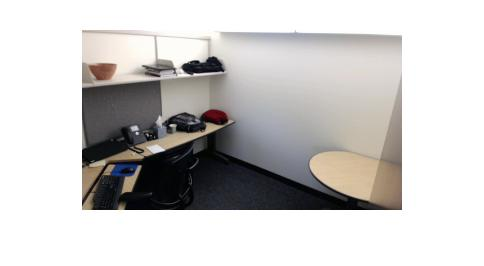
%> input picture Codes/Image Processing Tests/image detection/TestImage1.jpg, 484 x 266 px
$ octave --eval "result = img_process(imread('../../Image Processing Tests/image detection/TestImage1.jpg'));"   (GNU Octave 9; MATLAB toolbox functions it lacks are replaced by stand-ins)
%> lines starting %> are read from the running program, lines starting %| are printed output that depends on the picture; in (x1, y1, x2, y2) boxes, pixels count from 0 and x2, y2 are one past the last pixel; in counts of white or black regions, pixels touching at a corner belong together; the program's own positions count from 1
function coOrdPixel=img_process(I)

%fraction of 255 detemined as for each color
rStandard = 0.6 ;
gStandard = 0.55 ;
bStandard = 0.55 ;
dustRemoveRGB = 3;
dustRemoveA = 10;
HOrientation= 38;
LOrientation= 0;
diff= HOrientation- LOrientation;


%seperates the 3D matrix into 3 2D matrix containing value of RGB
R = I(:,:,1);
G = I(:,:,2);
B = I(:,:,3);


%convert the 3 2d matrices into three binary images using reference value
R = im2bw(R,rStandard);
G = im2bw(G,gStandard);
B = im2bw(B,bStandard);

%merge the 3 2D binary images using 'and' operator into a 2D binary image
RGB = (R & G & B);


%IMComplement is a function to convert the image using 'not' operator
%IMFill is a function to
A = imfill(RGB,'holes');
RGB = imcomplement(RGB);
RGB = RGB & A;
RGB = imopen(RGB,strel('disk',dustRemoveRGB));
A = imopen(A,strel('disk',dustRemoveA));


stats = regionprops(RGB,'BoundingBox','Perimeter','Area','Orientation');

statbox = regionprops(A,'BoundingBox','Extent','Centroid');
temp=statbox.Centroid;
%statbox.BoundingBox(3)
if ~isempty(statbox)
    sim = statbox.Extent;
    sim = 1/sim;
    sim = sim - 1 ;
    sim=asin(sim);
    sim=0.5*(180/3.1416)*sim;
    sim=((sim-LOrientation)/diff)*45;
end

% degree=sim;
imshow(RGB)


for i =1:length(stats)
    hold on;
    h = rectangle('Position',stats(i).BoundingBox);
    mask = stats(i).Perimeter^2 / stats(i).Area ;
    if (mask <14)
        set(h,'EdgeColor',[0.7,0,0]);
    else if (mask < 18)
            set(h,'EdgeColor',[0,0.7,0]);
        else
            set(h,'EdgeColor',[0,0,0.7]);
        end;
    end;
end;

hold on;
h = rectangle('Position',statbox(1).BoundingBox);
set(h,'EdgeColor',[0.9,0.9,0.9]);

hold off;
coOrdPixel=temp;
%> in img_process, `G = I(:,:,2);`:
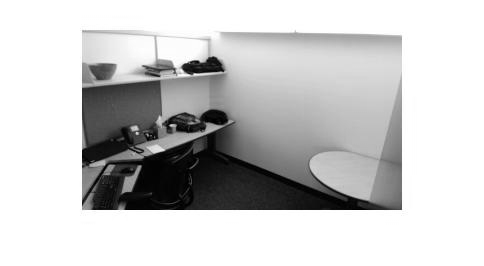
%> G: size 266x484 uint8; min 0, max 255, mean 201.1
%> in img_process, `B = I(:,:,3);`:
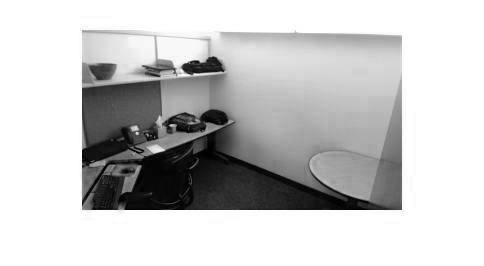
%> B: size 266x484 uint8; min 0, max 255, mean 199.8
%> in img_process, `R = im2bw(R,rStandard);`:
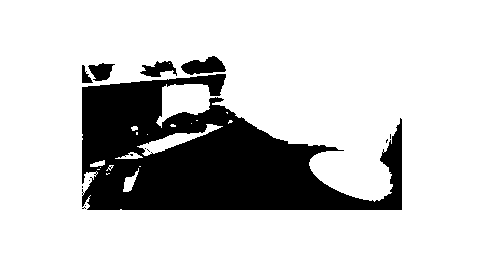
%> R: size 266x484 logical; 79.6% white; 14 black regions (9 under 20 px), largest, box (x1, y1, x2, y2) and area: (82, 74, 402, 210) 24970, (181, 56, 226, 75) 537, (140, 61, 177, 77) 337, (88, 63, 115, 81) 306, (82, 65, 93, 83) 105
%> in img_process, `G = im2bw(G,gStandard);`:
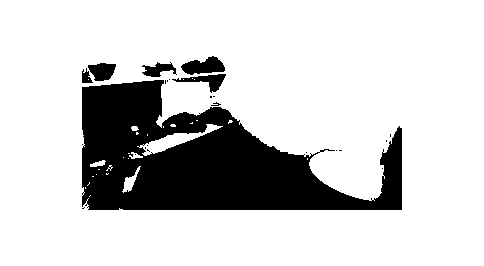
%> G: size 266x484 logical; 80.3% white; 24 black regions (18 under 20 px), largest, box (x1, y1, x2, y2) and area: (82, 80, 402, 210) 23682, (181, 56, 225, 75) 524, (172, 74, 226, 93) 373, (88, 63, 116, 81) 362, (142, 62, 177, 77) 285, (82, 68, 93, 83) 98
%> in img_process, `B = im2bw(B,bStandard);`:
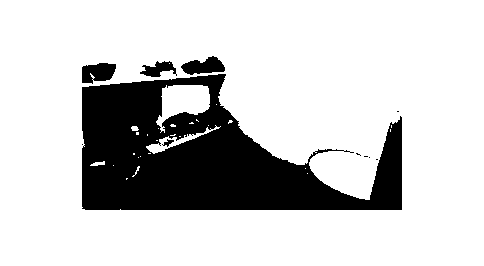
%> B: size 266x484 logical; 79.4% white; 11 black regions (6 under 20 px), largest, box (x1, y1, x2, y2) and area: (82, 74, 402, 210) 25083, (82, 63, 116, 84) 533, (181, 56, 225, 75) 521, (140, 61, 177, 77) 323, (162, 139, 174, 147) 40
%> in img_process, `RGB = (R & G & B);`: RGB: size 266x484 logical; 78.2% white; 10 black regions (5 under 20 px), largest, box (x1, y1, x2, y2) and area: (82, 74, 402, 210) 26605, (181, 56, 226, 75) 537, (82, 63, 116, 84) 536, (140, 61, 177, 77) 338, (162, 139, 174, 147) 40
%> in img_process, `A = imfill(RGB,'holes');`: A: size 266x484 logical; every value is 1
%> in img_process, `RGB = imopen(RGB,strel('disk',dustRemoveRGB));`:
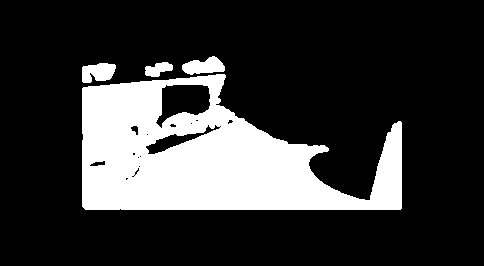
%> RGB: size 266x484 logical; 21.5% white; 4 white regions
%> in img_process, `stats = regionprops(RGB,'BoundingBox','Perimeter','Area','Orientation');`: stats = 4 regions; box (x1, y1, x2, y2), Area, Orientation and Perimeter: (82, 74, 402, 210) 26403 -8.95 1016.1, (182, 56, 225, 75) 529 4.93 101.7, (82, 63, 116, 83) 519 10.5 104.9, (145, 62, 173, 77) 274 15.44 72.87
%> in img_process, `statbox = regionprops(A,'BoundingBox','Extent','Centroid');`: statbox = 1 region; box (x1, y1, x2, y2), Centroid and Extent: (0, 0, 484, 266) [242.5 133.5] 1
%> in img_process, `temp=statbox.Centroid;`: temp = [242.5 133.5]
%> in img_process, `sim = statbox.Extent;`: sim = 1
%> in img_process, `sim = sim - 1 ;`: sim = 0
%> the loop in img_process, `for i =1:length(stats)` made 4 passes
%> mask on passes 1 to 4: 21.22, 39.1, 19.38, 19.57
%> in img_process, `coOrdPixel=temp;`: coOrdPixel = [242.5 133.5]
%> `result = img_process(imread('../../Image Processing Tests/image detect..`:
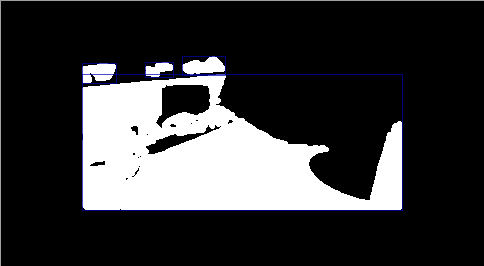
%> figure redrawn from the program's plot data
